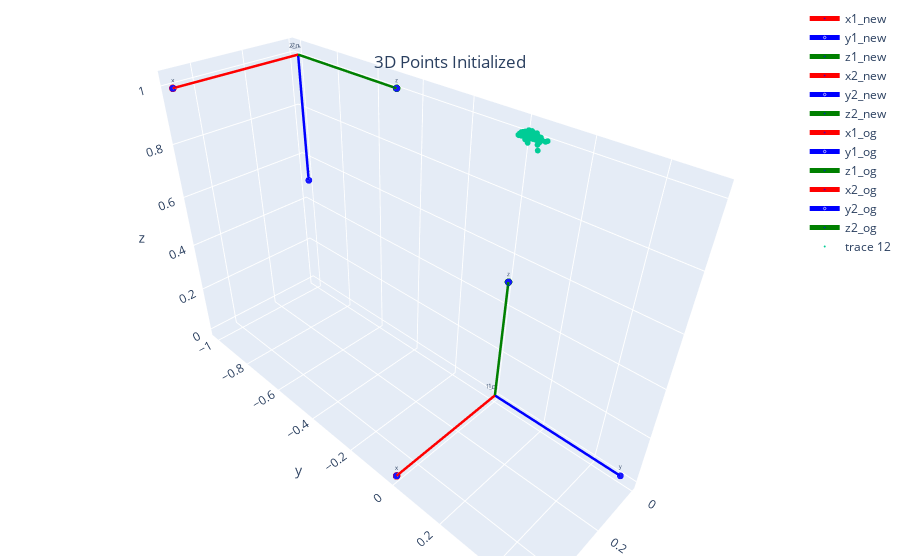

Notebook source saved alongside this figure:
### Markdown cell above
# Plot Initializated Points

### Code cell
only_new=False
only_orig=False


#Test initialization
rot_vec_3 = R.from_rotvec([0, 0, 0])
R3 = rot_vec_3.as_matrix()
t3 = [0, 0, 0]

rot_vec_4 = R.from_rotvec(-np.pi/2 * np.array([1, 0, 0]))
R4 = rot_vec_4.as_matrix()
t4 = [0, -1, 1]

scale_factor=0.5

# Annotate cameras (origins and vectors)
data_1 = vector_plot([scale_factor*R1[:,0],scale_factor*R1[:,1],scale_factor*R1[:,2]], orig=t1,cam_name='1_new')
data_2 = vector_plot([scale_factor*R2[:,0],scale_factor*R2[:,1],scale_factor*R2[:,2]], orig=t2, cam_name='2_new')
data_3 = vector_plot([scale_factor*R3[:,0],scale_factor*R3[:,1],scale_factor*R3[:,2]], orig=t3, cam_name='1_og')
data_4 = vector_plot([scale_factor*R4[:,0],scale_factor*R4[:,1],scale_factor*R4[:,2]], orig=t4, cam_name='2_og')
data_5  = [go.Scatter3d(x=points_3d_init[:,0], y=points_3d_init[:,1], z=points_3d_init[:,2], mode='markers', marker=dict(size=2))]
layout = go.Layout(
            margin = dict(l = 4,
                        r = 4,
                        b = 4,
                        t = 4)
                )
if only_new:
        data = data_1 + data_2 + data_5
elif only_orig:
        data = data_3 + data_4 + data_5
else:
        data = data_1 + data_2 + data_3 + data_4 + data_5


fig = go.Figure(data=data,layout=layout)
fig.update_traces(textfont_size=6)
fig.update_layout(
        title={
            'text': "3D Points Initialized",
            'y':0.9,
            'x':0.5,
            'xanchor': 'center',
            'yanchor': 'top'}
            )
fig.show()

### Figure 1 — Plotly figure (JSON) as saved in the notebook; plotly's stock layout.template omitted (floating-point values rounded to 4 significant figures; data arrays with more than 128 entries replaced by an {"elided": "..."} marker saying what was removed)
{"data": [{"line": {"color": "red", "width": 5}, "marker": {"color": "blue", "size": [0, 5]}, "mode": "lines+markers+text", "name": "x1_new", "text": ["1_new", "x"], "textfont": {"size": 6}, "type": "scatter3d", "x": [0, 0.5], "y": [0, 0], "z": [0, 0]}, {"line": {"color": "blue", "width": 5}, "marker": {"color": "blue", "size": [0, 5]}, "mode": "lines+markers+text", "name": "y1_new", "text": ["1_new", "y"], "textfont": {"size": 6}, "type": "scatter3d", "x": [0, 0], "y": [0, 0.5], "z": [0, 0]}, {"line": {"color": "green", "width": 5}, "marker": {"color": "blue", "size": [0, 5]}, "mode": "lines+markers+text", "name": "z1_new", "text": ["1_new", "z"], "textfont": {"size": 6}, "type": "scatter3d", "x": [0, 0], "y": [0, 0], "z": [0, 0.5]}, {"line": {"color": "red", "width": 5}, "marker": {"color": "blue", "size": [0, 5]}, "mode": "lines+markers+text", "name": "x2_new", "text": ["2_new", "x"], "textfont": {"size": 6}, "type": "scatter3d", "x": [0, 0.5], "y": [-1, -1], "z": [1, 1]}, {"line": {"color": "blue", "width": 5}, "marker": {"color": "blue", "size": [0, 5]}, "mode": "lines+markers+text", "name": "y2_new", "text": ["2_new", "y"], "textfont": {"size": 6}, "type": "scatter3d", "x": [0, 0], "y": [-1, -1.0], "z": [1, 0.5]}, {"line": {"color": "green", "width": 5}, "marker": {"color": "blue", "size": [0, 5]}, "mode": "lines+markers+text", "name": "z2_new", "text": ["2_new", "z"], "textfont": {"size": 6}, "type": "scatter3d", "x": [0, 0], "y": [-1, -0.5], "z": [1, 1]}, {"line": {"color": "red", "width": 5}, "marker": {"color": "blue", "size": [0, 5]}, "mode": "lines+markers+text", "name": "x1_og", "text": ["1_og", "x"], "textfont": {"size": 6}, "type": "scatter3d", "x": [0, 0.5], "y": [0, 0], "z": [0, 0]}, {"line": {"color": "blue", "width": 5}, "marker": {"color": "blue", "size": [0, 5]}, "mode": "lines+markers+text", "name": "y1_og", "text": ["1_og", "y"], "textfont": {"size": 6}, "type": "scatter3d", "x": [0, 0], "y": [0, 0.5], "z": [0, 0]}, {"line": {"color": "green", "width": 5}, "marker": {"color": "blue", "size": [0, 5]}, "mode": "lines+markers+text", "name": "z1_og", "text": ["1_og", "z"], "textfont": {"size": 6}, "type": "scatter3d", "x": [0, 0], "y": [0, 0], "z": [0, 0.5]}, {"line": {"color": "red", "width": 5}, "marker": {"color": "blue", "size": [0, 5]}, "mode": "lines+markers+text", "name": "x2_og", "text": ["2_og", "x"], "textfont": {"size": 6}, "type": "scatter3d", "x": [0, 0.5], "y": [-1, -1], "z": [1, 1]}, {"line": {"color": "blue", "width": 5}, "marker": {"color": "blue", "size": [0, 5]}, "mode": "lines+markers+text", "name": "y2_og", "text": ["2_og", "y"], "textfont": {"size": 6}, "type": "scatter3d", "x": [0, 0], "y": [-1, -1.0], "z": [1, 0.5]}, {"line": {"color": "green", "width": 5}, "marker": {"color": "blue", "size": [0, 5]}, "mode": "lines+markers+text", "name": "z2_og", "text": ["2_og", "z"], "textfont": {"size": 6}, "type": "scatter3d", "x": [0, 0], "y": [-1, -0.5], "z": [1, 1]}, {"marker": {"size": 2}, "mode": "markers", "textfont": {"size": 6}, "type": "scatter3d", "x": {"elided": "6697 float values"}, "y": {"elided": "6697 float values"}, "z": {"elided": "6697 float values"}}], "layout": {"margin": {"b": 4, "l": 4, "r": 4, "t": 4}, "title": {"text": "3D Points Initialized", "x": 0.5, "xanchor": "center", "y": 0.9, "yanchor": "top"}}}
